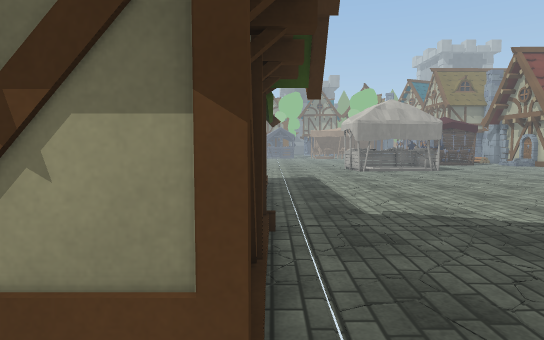
View 1 (above)

24 first-person views from a walk through a Unity game level. The camera is 1.5 m above the floor, tilts 4° down and sees 75° across. The floor is counted in squares, 1 m on a side. Each view is taken from the middle of a square. On the plan, view 1 faces up. The plan holds only what a view shows up to about 16 squares ahead; the rest is blank. The place goes on beyond the plan. The player is left out. Some animated figures are left out. Some surface patterns are stand-ins.

View 2
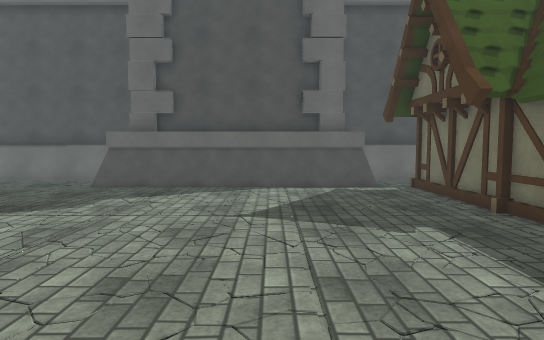

View 3
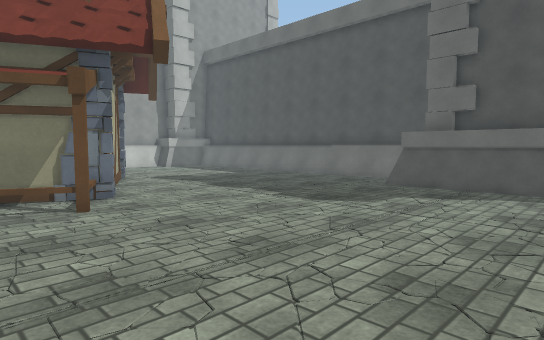

View 4
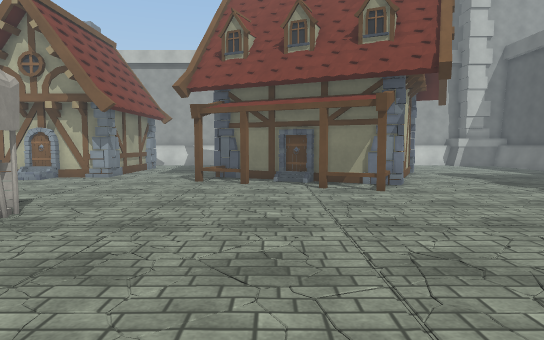

View 5
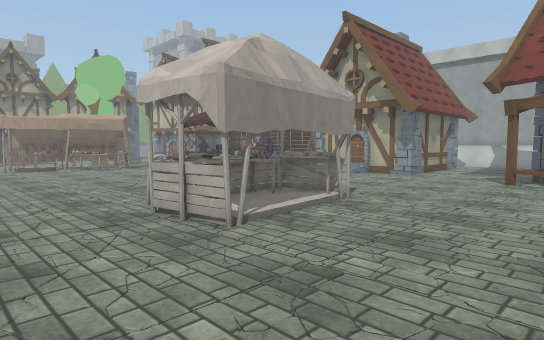

View 6
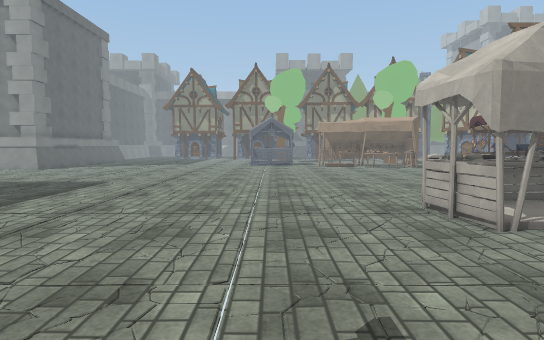

View 7
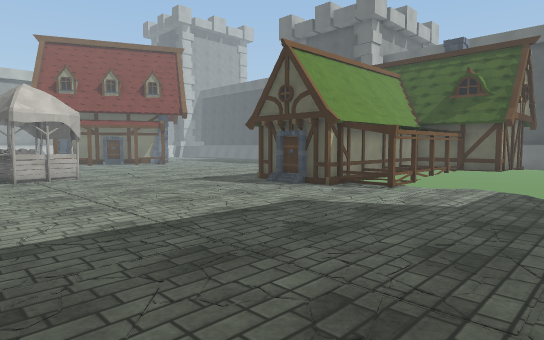

View 8
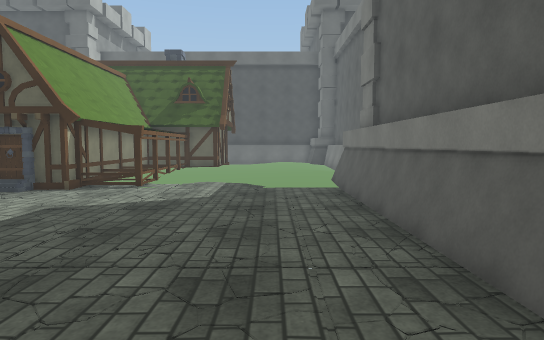

View 9
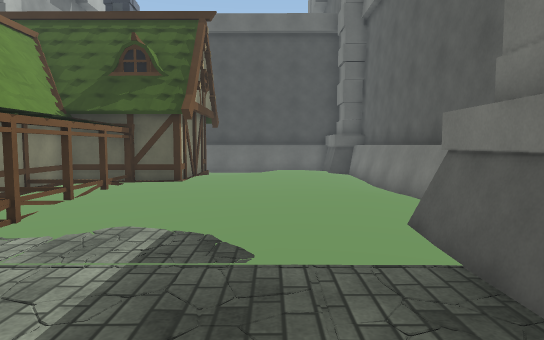

View 10
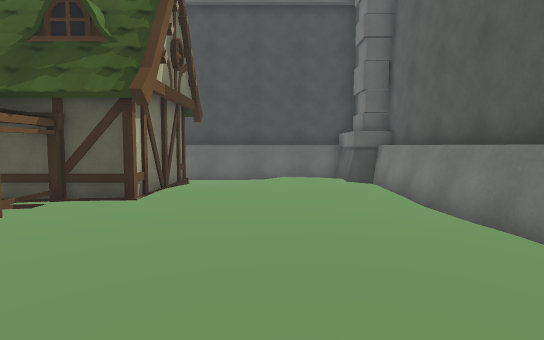

View 11
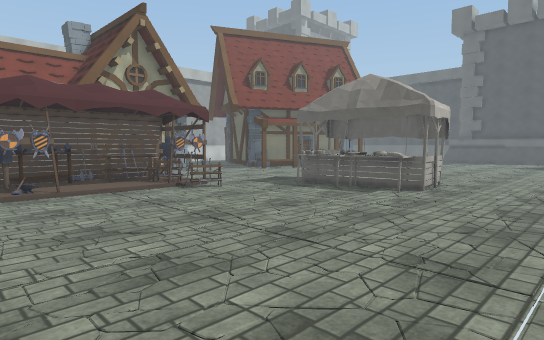

View 12
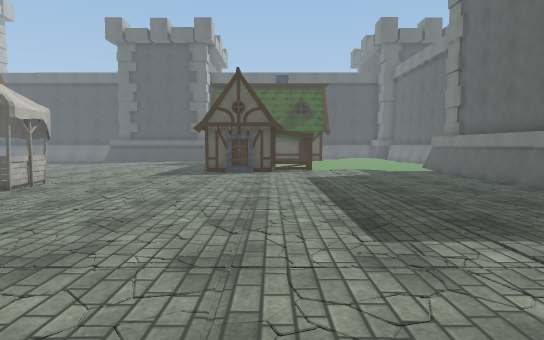

View 13
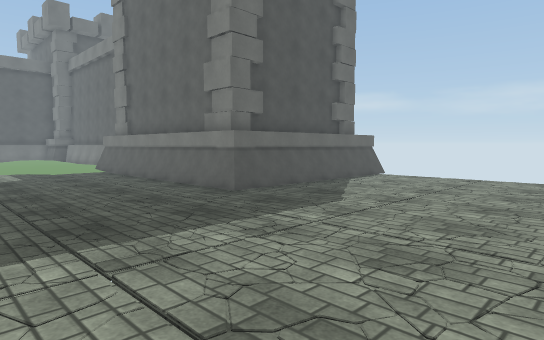

View 14
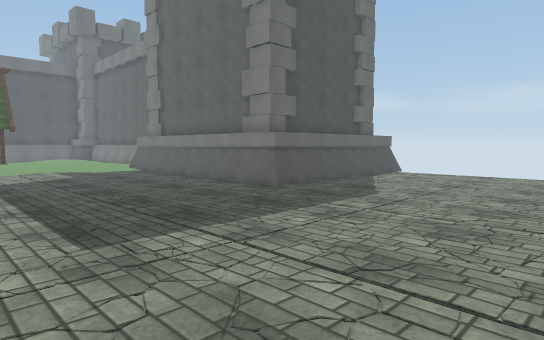

View 15
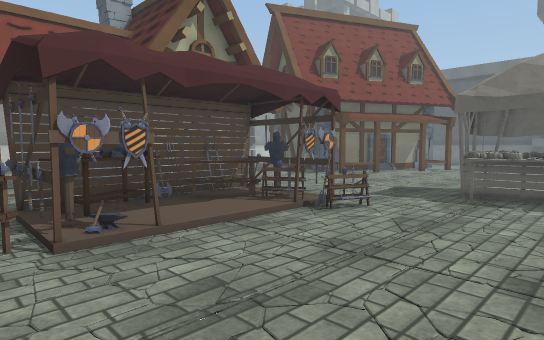

View 16
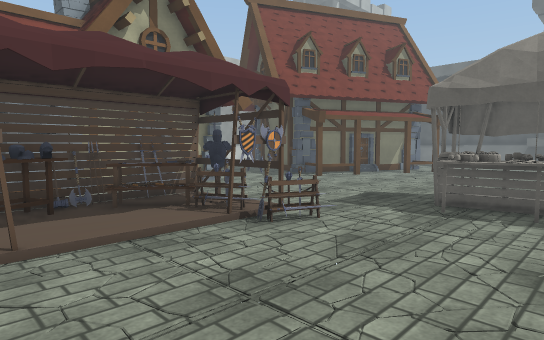

View 17
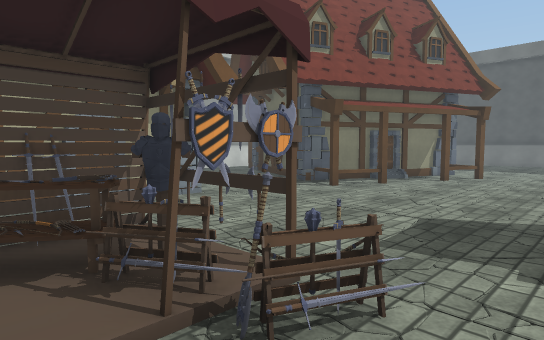

View 18
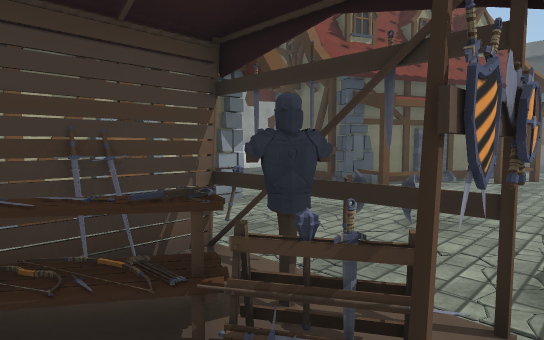

View 19
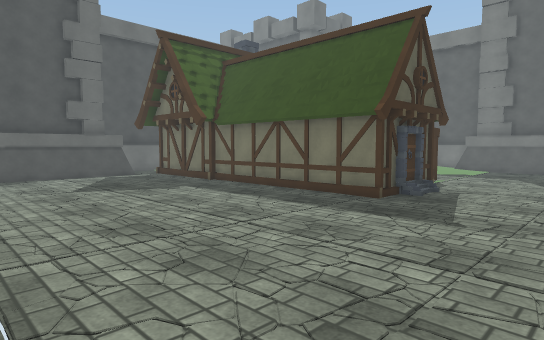

View 20
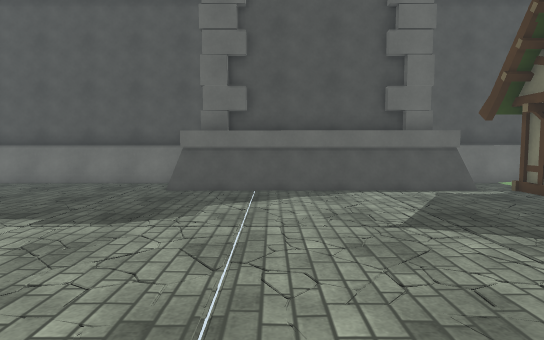

View 21
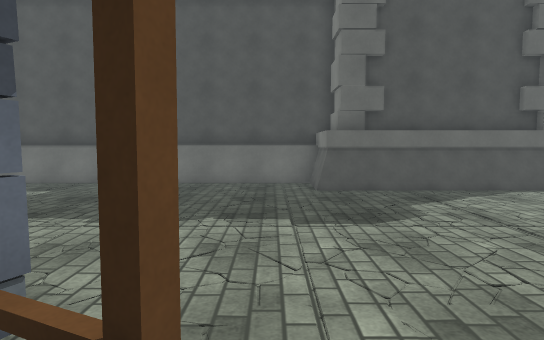

View 22
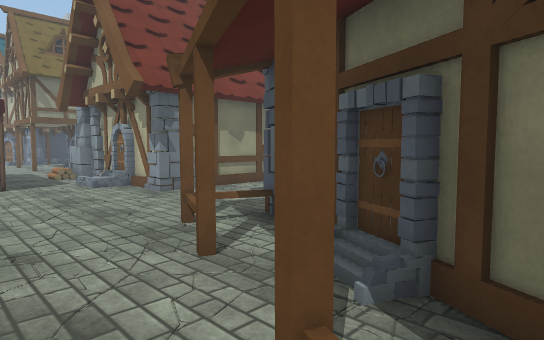

View 23
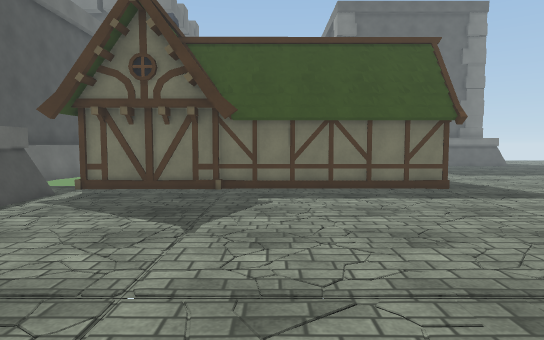

View 24
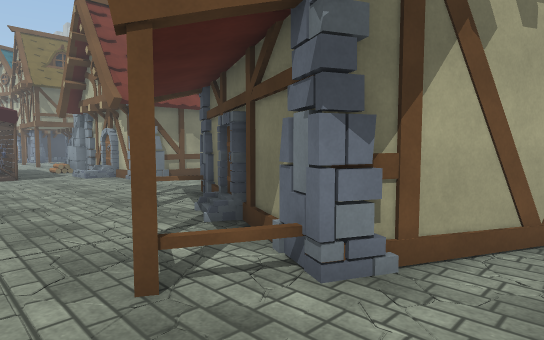

### Floor plan
Key: @ floor where view 1 was taken; # wall or solid block; x gap in a wall; . main floor; : floor 0.25 m higher than the main floor; + floor 0.5 m higher than the main floor; / step, stairs or slope; = window, fence, low wall or low ledge; ^ raised ledge; v drop or lower ground; O other object.
Columns run from 16 left of view 1 to 18 right of it. Each row starts with its distance up from view 1.
 34       ..... .   .  .. .  ..
 33 ...........       .........OOO##.
 32 ............     ..........O+O##.
 31 ............................:OO#.
 30 ............................::#O..#
 29 ............................::#O..#
 28 ...........................O:##O...
 27 ...........................OO#v#...
 26 ...........................OOOO#..#
 25 ===.........................OO....#
 24 ###....................OOO.........
 23   #..................OOOOO.........
 22   #..................OOOOO.........
 21   #..................O   OO........
 20   #..................O/............
 19   #................................
 18   #..............................#.
 17   #.............................#=#
 16   #.............................###
 15   #..............................#
 14   #.........#####................#
 13   #.......#.#   #.............#.##
 12   #.......x.#   #.............#.#
 11   :::::...#:#   #.............###
 10  ^::::::::#:#   #..............####
  9  ^::::::::#:#   #.................#
  8 #^::::::::#+#   #..................
  7 #^::::::::#:#   #..................
  6 #^::::::#####   #.................
  5 #^::::::#       #.................
  4 #^::::::#       #.................
  3 #^::+:::#       #................
  2 #^::::::#      ##.................
  1 ###::::.#      ##=##########......
  0   #   ...    ::/@=#        #......
 -1   #=======  ====##         ########
 -2   ########  ######         ########

Where each view was taken, in squares from view 1:
view 1: 0 up, 0 right, facing up
view 2: 14 up, 5 right, facing down
view 3: 14 up, 5 right, facing down-right
view 4: 15 up, 2 right, facing right
view 5: 15 up, 1 right, facing up-right
view 6: 14 up, 1 right, facing up
view 7: 25 up, 12 left, facing down-right
view 8: 26 up, 11 left, facing down
view 9: 18 up, 11 left, facing down
view 10: 14 up, 11 left, facing down
view 11: 34 up, 0 right, facing down-right
view 12: 34 up, 4 left, facing down
view 13: 34 up, 6 left, facing down-left
view 14: 34 up, 4 left, facing down-left
view 15: 34 up, 6 right, facing down-right
view 16: 32 up, 6 right, facing down-right
view 17: 29 up, 9 right, facing down-right
view 18: 29 up, 11 right, facing down-right
view 19: 19 up, 9 right, facing down-left
view 20: 13 up, 8 right, facing down
view 21: 13 up, 13 right, facing down
view 22: 12 up, 13 right, facing up-right
view 23: 8 up, 12 right, facing left
view 24: 8 up, 12 right, facing up-right
